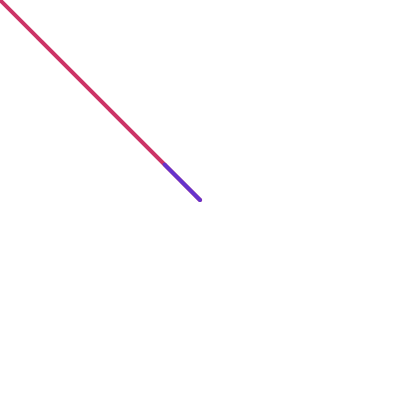
Frame 1 (no input)
Frame 60 (no input): identical to frame 1, image omitted
Frame 120 (the mouse pressed at the canvas centre since frame 60): blank canvas, image omitted

The p5.js sketch that drew this single still picture (run headless with seeded random() and noise() and a simulated clock; from frame 60 on, the mouse is pressed at the canvas centre):

// p5.js sketch
// ── sketch.js
function setup() {

  let canvas = createCanvas(400, 400);
  //canvas.mousePressed(doStuff);
  background(51);
  canvas.mouseOver(run);
  canvas.mouseOut(stop);
}

// function doStuff() {
//   console.log('clicked on canvas');
// }

function run() {
  if (runFlag == false) {
    console.log('running');
    runFlag = true;
  }
}

function stop() {
  if (runFlag == true) {
    console.log('stopping');
    runFlag = false;
  }
}

let runFlag = true;
function draw() {
  //background(51);
  if (runFlag) {


  translate(width/2, height/2);
  strokeWeight(4);

  let pos = createVector(width/2, height/2);
  let mouse = createVector(mouseX, mouseY);

  let d = p5.Vector.sub(mouse,pos);

  let m = d.mag();
  console.log(m);
  background(m);

  // let n = p5.Vector.div(d,m);
  // n.mult(50);
  //let n = p5.Vector.div(d,m); //setmag, normalize.mult
  //setMag doesn't have a static?
  let n = p5.Vector.normalize(d).mult(50);


  stroke(204, 51, 102, 255);
  line(0,0,d.x, d.y);

  stroke(102, 51, 204, 255);
  line(0,0,n.x, n.y);
  }

}

// ── test-embed.html
<!DOCTYPE html>
<html lang="">

<head>
  <meta charset="utf-8">
  <meta name="viewport" content="width=device-width, initial-scale=1.0">
  <link rel="stylesheet" type="text/css" href="../daypage.css">
  <title>carlynorama | Genuary 2023 Day 02</title>
</head>

<body>
  <main>
    <p>Magnitude and normailzation.</a></p>
    <iframe style="visibility:hidden;" onload="this.style.visibility='visible';" src="embed.html"></iframe>
    <iframe style="visibility:hidden;" onload="this.style.visibility='visible';" src="../random-walker-rewrite/embed.html"></iframe>
    <iframe style="visibility:hidden;" onload="this.style.visibility='visible';" src="../random-vector/embed.html"></iframe>
  </main>
</body>

</html>
